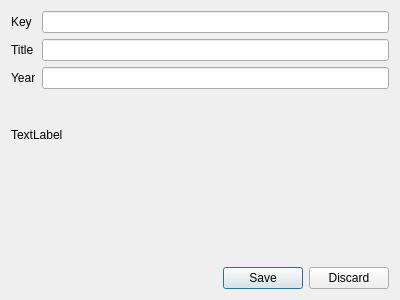
<?xml version="1.0" encoding="UTF-8"?>
<ui version="4.0">
 <class>DocWindow</class>
 <widget class="QWidget" name="Ui_DocWindow">
  <property name="geometry">
   <rect>
    <x>0</x>
    <y>0</y>
    <width>400</width>
    <height>300</height>
   </rect>
  </property>
  <property name="windowTitle">
   <string>xapers-qt: Document editor</string>
  </property>
  <layout class="QVBoxLayout" name="verticalLayout_2">
   <item>
    <layout class="QGridLayout" name="gridLayout">
     <item row="2" column="0">
      <widget class="QLabel" name="label_3">
       <property name="text">
        <string>Year</string>
       </property>
      </widget>
     </item>
     <item row="1" column="0">
      <widget class="QLabel" name="label_2">
       <property name="text">
        <string>Title</string>
       </property>
      </widget>
     </item>
     <item row="0" column="0">
      <widget class="QLabel" name="label">
       <property name="text">
        <string>Key</string>
       </property>
      </widget>
     </item>
     <item row="0" column="1">
      <widget class="QLineEdit" name="key"/>
     </item>
     <item row="1" column="1">
      <widget class="QLineEdit" name="title"/>
     </item>
     <item row="2" column="1">
      <widget class="QLineEdit" name="year"/>
     </item>
    </layout>
   </item>
   <item>
    <widget class="QLabel" name="tag_list">
     <property name="text">
      <string>TextLabel</string>
     </property>
    </widget>
   </item>
   <item>
    <widget class="PDFList" name="pdf_list" native="true"/>
   </item>
   <item>
    <widget class="QDialogButtonBox" name="buttonBox">
     <property name="standardButtons">
      <set>QDialogButtonBox::Discard|QDialogButtonBox::Save</set>
     </property>
    </widget>
   </item>
  </layout>
 </widget>
 <customwidgets>
  <customwidget>
   <class>PDFList</class>
   <extends>QWidget</extends>
   <header>xapersqt/PDFDetails.h</header>
   <container>1</container>
  </customwidget>
 </customwidgets>
 <resources/>
 <connections/>
</ui>
